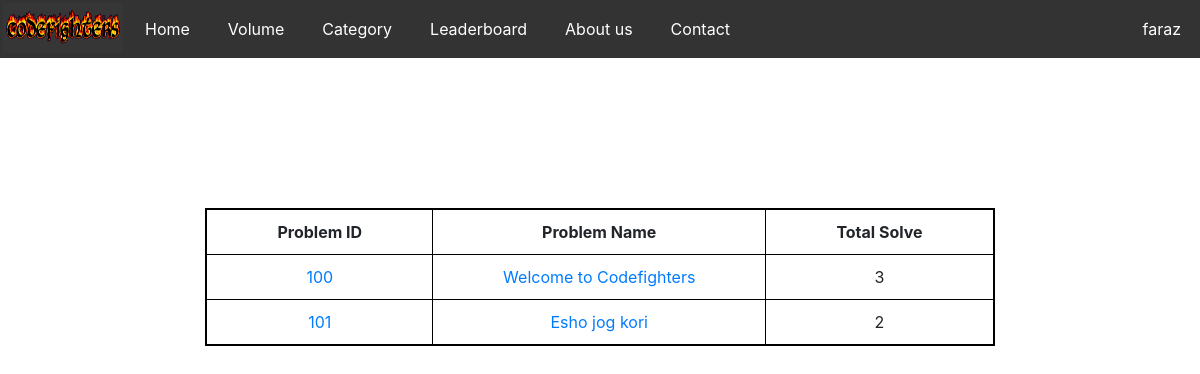
Page /problem_volume.php?volume=100 (signed in) on the committed database.
### tables this page shows
CREATE TABLE `problems` (
  `ProblemID` int(11) NOT NULL,
  `ProblemName` varchar(255) DEFAULT NULL,
  `Volume` int(11) NOT NULL,
  `Description` text NOT NULL,
  `solved` int(11) DEFAULT 0,
  `TestCase` varchar(800) DEFAULT NULL,
  `TestCaseOutput` varchar(800) DEFAULT NULL
);

### problem_volume.php (the view, shortened to what this page needs)
<!doctype html>
<html lang="en-US">
<head>
	<link rel="stylesheet" href="css/bootstrap.min.css">
	<link rel = "stylesheet" href="css/nav_css.css">
	<link rel = "stylesheet" href="css/volume_css.css">
</head>
<body>
	<?php
		include("navbar.php");
		include('db_connection.php');
		$volume_no = $_GET['volume'];
	 ?>
	<?php if($volume_no == 100) {
	$sql = "SELECT ProblemID,ProblemName,solved  from PROBLEMS where Volume = 100";
	$result = mysqli_query( $conn, $sql );
	?>
		<div class="vol_tab">
			<table align="center">
				  <tr>
					<th>Problem ID</th>
					<th>Problem Name</th>
					<th>Total Solve</th>
				  </tr>
				<?php
					while( $row = mysqli_fetch_assoc($result) )
					{
						$prob     = $row['ProblemID'];
						$probName = $row['ProblemName'];
						$solve = $row['solved'];
                    ?>
				<tr>
					<td><a href="problem.php?problem=<?php echo $prob; ?>"><?php echo $prob; ?></a></td>
					<td><a href="problem.php?problem=<?php echo $prob; ?>"><?php echo $probName; ?></a></td>
					<td><?php echo $solve; ?></td>
				</tr>
				<?php
					}
                    ?>
			</table>
		</div>
	<?php } ?>
</body>
</html>

### css/volume_css.css (style rules this page uses)
.vol_tab { margin-top: 150px; text-align: center; }
th, td { border: 1px solid black; border-collapse: collapse; padding: 10px 70px; }
table { border: 2px solid black; border-collapse: collapse; }

### rows in the picture
problems: ProblemID "100", ProblemName "Welcome to Codefighters", solved "3"
problems: ProblemID "101", ProblemName "Esho jog kori", solved "2"

### other values in the picture
$user "faraz"
